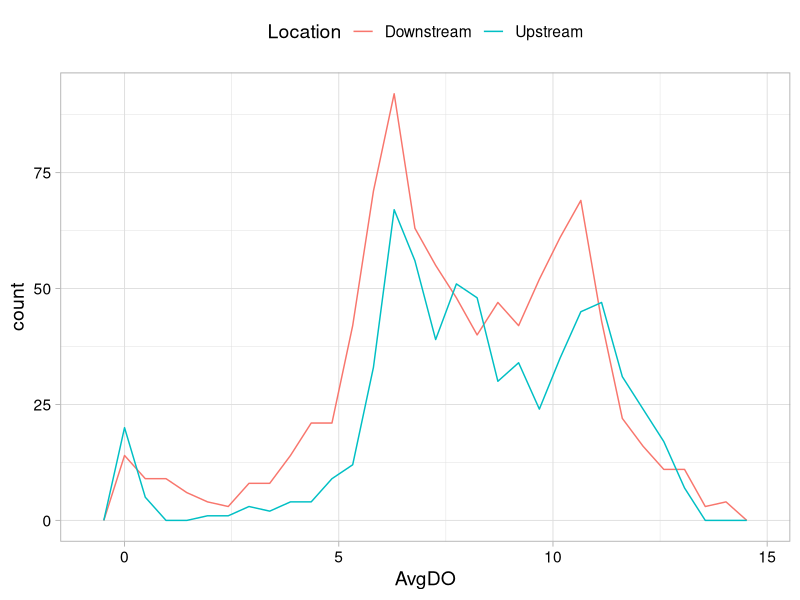
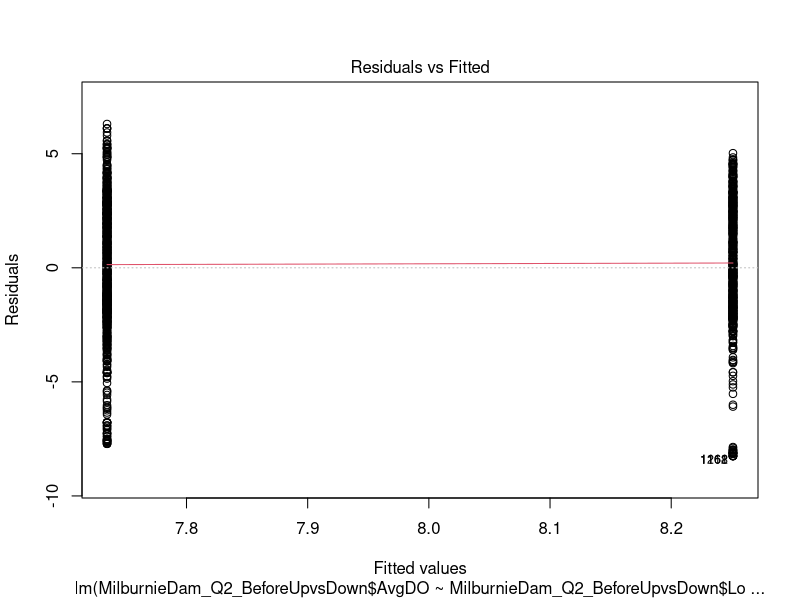
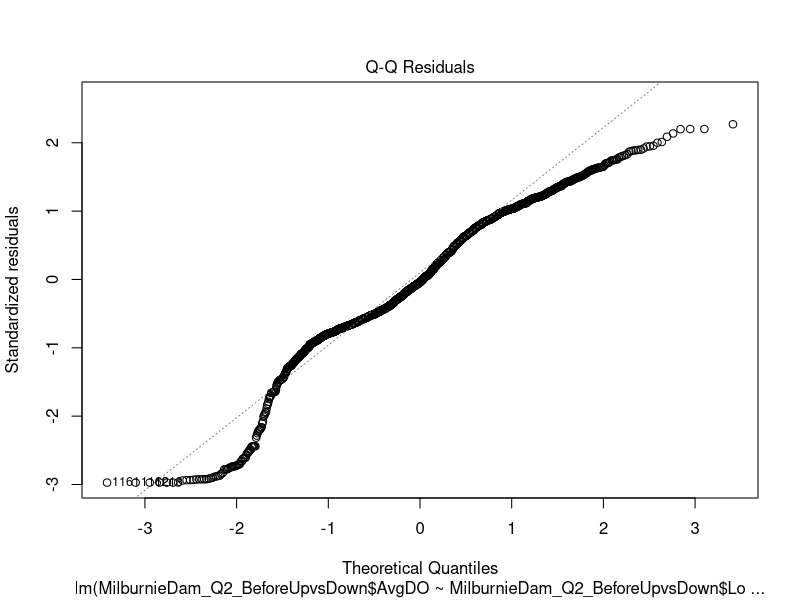
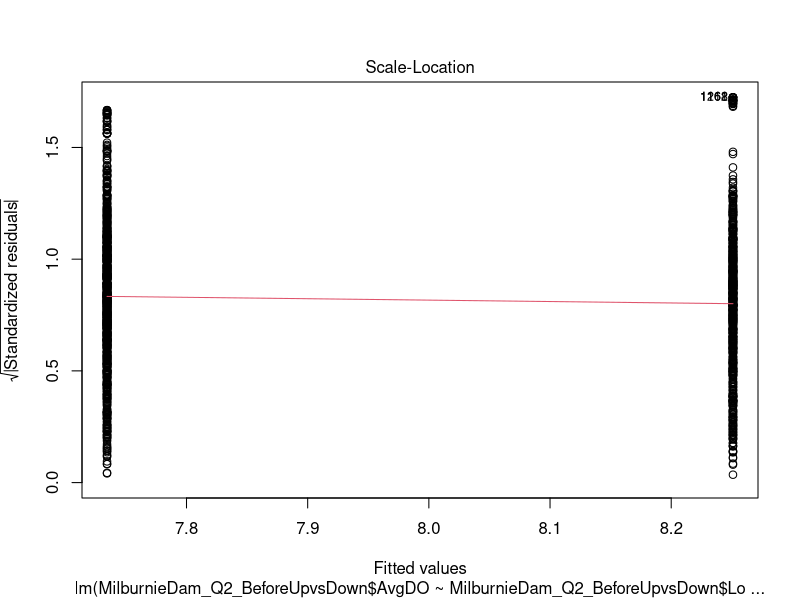
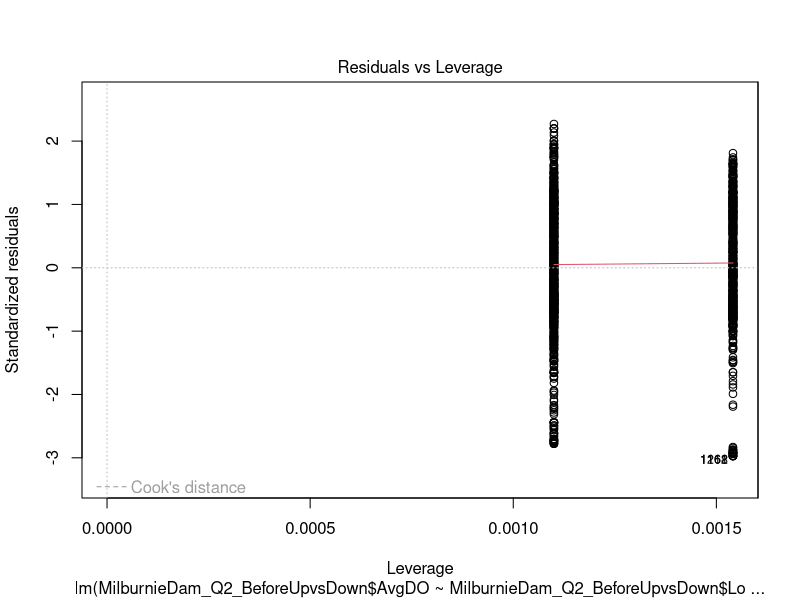
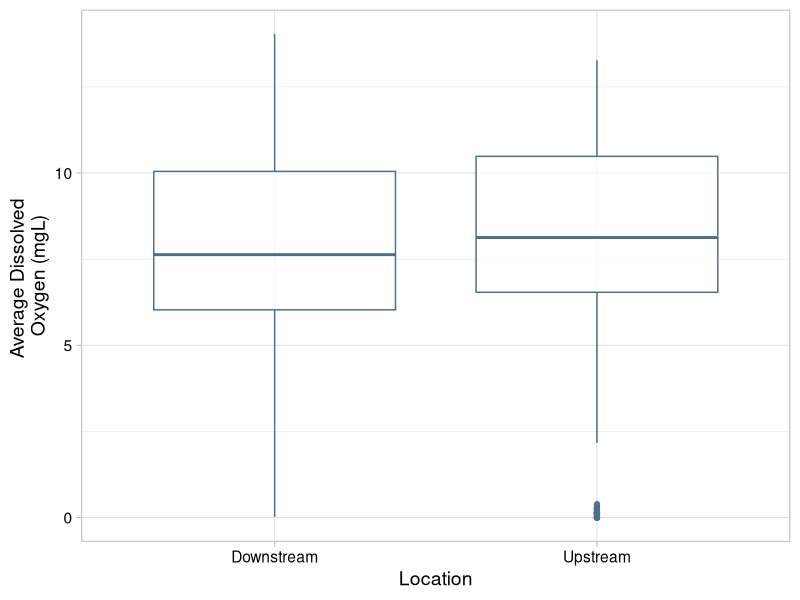
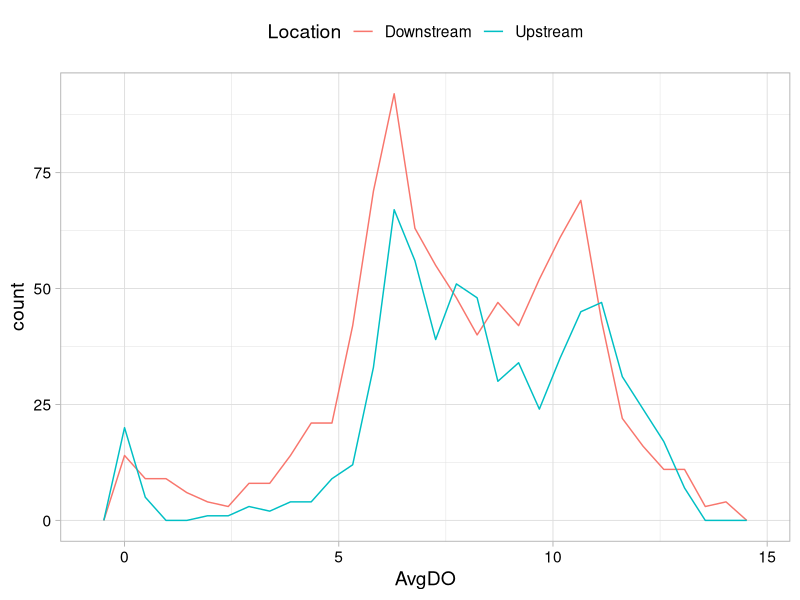
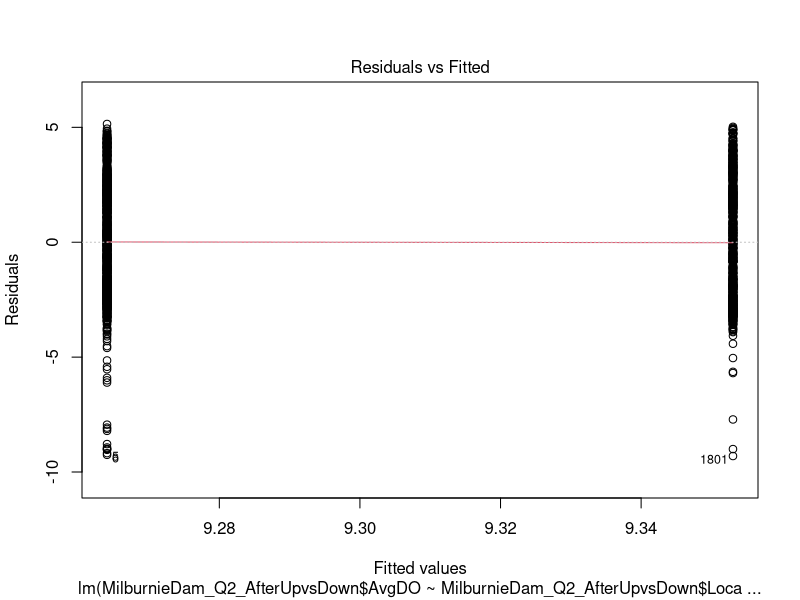

Reproduce these figures in R, in order.
## ---- chunk 1

library(tidyverse)
library(ggridges)
library(patchwork)
library(dplyr)

getwd()

mytheme <- theme_light(base_size = 14) +
  theme(axis.text = element_text(color = "black"), 
        legend.position = "top")
theme_set(mytheme)

MilburnieDam_AllSitesDO_TimeStampSUBSET<-read_csv("./Processed/MilburnieDam_AllSitesDO_TimeStampSUBSET_processed.csv")
MilburnieDam_AllSitesDO_BeforeSUBSET<-read_csv("./Processed/MilburnieDam_AllSitesDO_AfterSUBSET_processed.csv")
MilburnieDam_AllSitesDO_AfterSUBSET<-read_csv("./Processed/MilburnieDam_AllSitesDO_BeforeSUBSET_processed.csv")


## ---- chunk 2

#BEFORE DATASET
#Upstream separation
targetup <- c("Upstream1", "Upstream2", "Upstream3")
MilburnieDam_AllSitesDO_BeforeUpstream <- filter(MilburnieDam_AllSitesDO_BeforeSUBSET, Site %in% targetup)
MilburnieDam_AllSitesDO_BeforeUpstream$Location<-"Upstream"
write.csv(MilburnieDam_AllSitesDO_BeforeUpstream, row.names = FALSE, file =("./Processed/MilburnieDam_AllSitesDO_BeforeUpstream_processed.csv"))

#Downstream separation
targetdown <- c("Downstream1", "Downstream2A", "Downstream2B")
MilburnieDam_AllSitesDO_BeforeDownstream <- filter(MilburnieDam_AllSitesDO_BeforeSUBSET, Site %in% targetdown)
MilburnieDam_AllSitesDO_BeforeDownstream$Location<-"Downstream"
write.csv(MilburnieDam_AllSitesDO_BeforeDownstream, row.names = FALSE, file =("./Processed/MilburnieDam_AllSitesDO_BeforeDownstream_processed.csv"))

#Combine the two back together
MilburnieDam_Q2_BeforeUpvsDown<- full_join(MilburnieDam_AllSitesDO_BeforeDownstream, MilburnieDam_AllSitesDO_BeforeUpstream)
write.csv(MilburnieDam_Q2_BeforeUpvsDown, row.names = FALSE, file =("./Processed/MilburnieDam_Q2_BeforeUpvsDown_processed.csv"))


## ---- chunk 3

shapiro.test(MilburnieDam_Q2_BeforeUpvsDown$AvgDO[MilburnieDam_Q2_BeforeUpvsDown$Location == "Upstream"])
#Results: W = 0.94248, p-value = 3.702e-15

shapiro.test(MilburnieDam_Q2_BeforeUpvsDown$AvgDO[MilburnieDam_Q2_BeforeUpvsDown$Location == "Downstream"])
#Results: W = 0.97528, p-value = 2.667e-11


var.test(MilburnieDam_Q2_BeforeUpvsDown$AvgDO ~ MilburnieDam_Q2_BeforeUpvsDown$Location)
#Results
#F = 1.0381, num df = 908, denom df = 648, p-value = 0.6102
#alternative hypothesis: true ratio of variances is not equal to 1
#95 percent confidence interval:
# 0.8993459 1.1962747
#sample estimates:
#ratio of variances 
#          1.038133 


vartest<-ggplot(MilburnieDam_Q2_BeforeUpvsDown, aes(x = AvgDO, color = Location)) + geom_freqpoly()
vartest

AvgDO.UpvsDown.twosample <- t.test(MilburnieDam_Q2_BeforeUpvsDown$AvgDO ~ MilburnieDam_Q2_BeforeUpvsDown$Location) 
AvgDO.UpvsDown.twosample
#Results
#t = -3.6291, df = 1411.3, p-value = 0.0002945
#alternative hypothesis: true difference in means is not equal to 0
#95 percent confidence interval:
# -0.7957353 -0.2373324
#sample estimates:
#mean in group Downstream   mean in group Upstream 
  #              7.734424                 8.250958 

AvgDO.UpvsDown.twosample$p.value
#Results= 0.0002945363

#Format as GLM
AvgDO.UpvsDown.twosample2 <- lm(MilburnieDam_Q2_BeforeUpvsDown$AvgDO ~ MilburnieDam_Q2_BeforeUpvsDown$Location) 
summary(AvgDO.UpvsDown.twosample2)
plot(AvgDO.UpvsDown.twosample2)



#Normality is not met Pvalue < 0.05

#Wilcoxon Test
AvgDO.UpvsDown.wilcox <- wilcox.test(MilburnieDam_Q2_BeforeUpvsDown$AvgDO ~ MilburnieDam_Q2_BeforeUpvsDown$Location) 

AvgDO.UpvsDown.wilcox
#Results
#W = 257958, p-value = 2.361e-05
#alternative hypothesis: true location shift is not equal to 0

#Interpretation.... significant difference in Avg daily DO during and after the dam removal(p value<0.0001, Wilcoxon test, W=  1889176)

#Graph this!
MilburnieDam_Q2_BeforeUpvsDown_Q2boxplot<-ggplot(MilburnieDam_Q2_BeforeUpvsDown) +
geom_boxplot(aes(x = Location , y = AvgDO), color="skyblue4", alpha=0.75)+
  xlab("Location")+
  ylab("Average Dissolved \nOxygen (mgL)")+
  mytheme

MilburnieDam_Q2_BeforeUpvsDown_Q2boxplot

ggsave("./Outputs/MilburnieDam_Q2_BeforeUpvsDown_Q2boxplot.jpg", plot=MilburnieDam_Q2_BeforeUpvsDown_Q2boxplot, width =10, height=6, units="in", dpi=300)

## ---- chunk 4
#AFTER DATASET
#Upstream separation
targetup <- c("Upstream1", "Upstream2", "Upstream3")
MilburnieDam_AllSitesDO_AfterUpstream <- filter(MilburnieDam_AllSitesDO_AfterSUBSET, Site %in% targetup)
MilburnieDam_AllSitesDO_AfterUpstream$Location<-"Upstream"
write.csv(MilburnieDam_AllSitesDO_AfterUpstream, row.names = FALSE, file =("./Processed/MilburnieDam_AllSitesDO_AfterUpstream_processed.csv"))

#Downstream separation
targetdown <- c("Downstream1", "Downstream2A", "Downstream2B")
MilburnieDam_AllSitesDO_AfterDownstream <- filter(MilburnieDam_AllSitesDO_AfterSUBSET, Site %in% targetdown)
MilburnieDam_AllSitesDO_AfterDownstream$Location<-"Downstream"
write.csv(MilburnieDam_AllSitesDO_AfterDownstream, row.names = FALSE, file =("./Processed/MilburnieDam_AllSitesDO_AfterDownstream_processed.csv"))

#Combine the two back together
MilburnieDam_Q2_AfterUpvsDown<- full_join(MilburnieDam_AllSitesDO_AfterDownstream, MilburnieDam_AllSitesDO_AfterUpstream)
write.csv(MilburnieDam_Q2_AfterUpvsDown, row.names = FALSE, file =("./Processed/MilburnieDam_Q2_AfterUpvsDown_processed.csv"))

## ---- chunk 5

shapiro.test(MilburnieDam_Q2_AfterUpvsDown$AvgDO[MilburnieDam_Q2_AfterUpvsDown$Location == "Upstream"])
#Results: W = 0.94276, p-value < 2.2e-16

shapiro.test(MilburnieDam_Q2_AfterUpvsDown$AvgDO[MilburnieDam_Q2_AfterUpvsDown$Location == "Downstream"])
#Results: W = 0.96158, p-value < 2.2e-16


var.test(MilburnieDam_Q2_AfterUpvsDown$AvgDO ~ MilburnieDam_Q2_AfterUpvsDown$Location)
#Results
#F = 0.86664, num df = 1342, denom df = 948, p-value = 0.01651
#alternative hypothesis: true ratio of variances is not equal to 1
#95 percent confidence interval:
 #0.7699730 0.9742568
#sample estimates:
#ratio of variances 
 #        0.8666357 


vartest2<-ggplot(MilburnieDam_Q2_AfterUpvsDown, aes(x = AvgDO, color = Location)) + geom_freqpoly()
vartest

AvgDO.UpvsDown2.twosample <- t.test(MilburnieDam_Q2_AfterUpvsDown$AvgDO ~ MilburnieDam_Q2_AfterUpvsDown$Location) 
AvgDO.UpvsDown2.twosample
#Results
#t = -0.84154, df = 1948.4, p-value = 0.4002
#alternative hypothesis: true difference in means is not equal to 0
#95 percent confidence interval:
# -0.2965370  0.1184623
#sample estimates:
#mean in group Downstream   mean in group Upstream 
 #               9.264027                 9.353064 

AvgDO.UpvsDown2.twosample$p.value
#Results= 0.4001508

#Format as GLM
AvgDO.UpvsDown2.twosample2 <- lm(MilburnieDam_Q2_AfterUpvsDown$AvgDO ~ MilburnieDam_Q2_AfterUpvsDown$Location) 
summary(AvgDO.UpvsDown2.twosample2)
plot(AvgDO.UpvsDown2.twosample2)



#***Normality is met Pvalue > 0.05

#Wilcoxon Test
AvgDO.UpvsDown2.wilcox <- wilcox.test(MilburnieDam_Q2_AfterUpvsDown$AvgDO ~ MilburnieDam_Q2_AfterUpvsDown$Location) 

AvgDO.UpvsDown2.wilcox
#Results
#W = 641046, p-value = 0.808
#alternative hypothesis: true location shift is not equal to 0


#Interpretation.... NO significant difference in Avg daily DO during and after the dam removal(p value>0.0001, Wilcoxon test, W= 641046)

#Graph this!
MilburnieDam_Q2_AfterUpvsDown_Q2boxplot<-ggplot(MilburnieDam_Q2_AfterUpvsDown) +
geom_boxplot(aes(x = Location , y = AvgDO), color="skyblue4", alpha=0.75)+
  xlab("Location")+
  ylab("Average Dissolved \nOxygen (mgL)")+
  mytheme

MilburnieDam_Q2_AfterUpvsDown_Q2boxplot

ggsave("./Outputs/MilburnieDam_Q2_AfterUpvsDown_Q2boxplot.jpg", plot=MilburnieDam_Q2_AfterUpvsDown_Q2boxplot, width =10, height=6, units="in", dpi=300)




